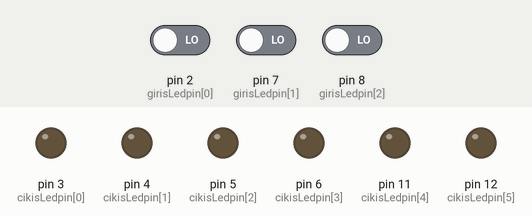
This sketch was run on a simulated Arduino Uno, built with avr-gcc and run on an emulated ATmega328P. On the bench: output pins drawn as LEDs (lit = HIGH). Inputs (shaded band) come from the test bench; at power-on: pin 2 (girisLedpin[0]) LOW, pin 7 (girisLedpin[1]) LOW, pin 8 (girisLedpin[2]) LOW. Random numbers use the default seed unless the sketch sets one.

Above: at 1.2 s.
1.3 s: pin 2 (girisLedpin[0]) driven HIGH
At 2.5 s:
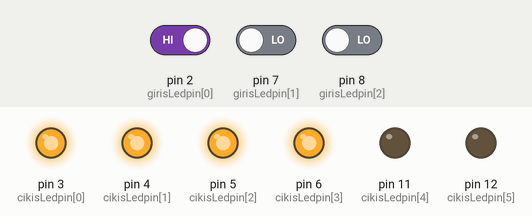
At 8.3 s:
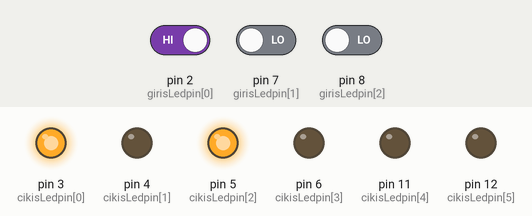
Timing chart, 0 to 36.8 s (numbered marks = the images above; inputs shaded):
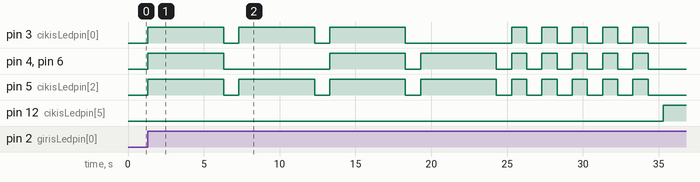

Measured:
- after the input at 1.3 s, pin 3 (cikisLedpin[0]): LOW → HIGH at once, → LOW 5.0 s later, → HIGH 1.0 s later, → LOW 5.0 s later, … (16 changes in this stretch); pin 4 (cikisLedpin[1]): goes HIGH 5.0 s, LOW 7.0 s, HIGH 5.0 s, LOW 1.0 s, HIGH 5.0 s, 5 × (LOW 1.0 s, HIGH 1.0 s), then LOW, starting at once

The sketch:

Proje1_SAKIRVURAL.ino
```cpp
//değişkenlerimi belirlediğim yer
int dizi[4],farkdizi[4],tabandizi[4][4],
    girisLedpin[5]={2,7,8,9,10},cikisLedpin[6]={3,4,5,6,11,12},
    sayac=0,
    taban=0,
    MaxSayi=0,
    MinSayi=0,
    fark=0;

void rasgeleSayi()//rasgele sayi üretme yeri
{
  for(int x=0;x<4;x++)
  {
  dizi[x]=random(1,16);
  }

}

void taban2lik()//taban çevirme  işlevi 4 tane  rasgele sayi için
{
  for(int i=0;i<4;i++)
    {
    sayac=0;
    taban=dizi[i];
    while(taban>=1)
        {
        tabandizi[i][sayac]=taban%2;//2boyutlu dizimizin içine attık
        taban=taban/2;
        sayac++;
        }
    }
}

void ledYak()//ledlerimizi yaktık
{
    for(int i=0;i<4;i++)
      {
         for(int j=0;j<4;j++)
              {
           digitalWrite(j+3,tabandizi[i][j]);//3.ledden başla 6. ledde dahil olmak üzere yak
              }
           delay(5000);
           digitalWrite(3,LOW);
           digitalWrite(4,LOW);
           digitalWrite(5,LOW);
           digitalWrite(6,LOW);
           delay(1000);
      }
}

void Farki()//max ve min sayi bulup bunun farkını 2lik tabana çevirme
{
  MaxSayi=max(dizi[0],dizi[1]);
  MaxSayi=max(MaxSayi,dizi[2]);
  MaxSayi=max(MaxSayi,dizi[3]);

  MinSayi=min(dizi[0],dizi[1]);
  MinSayi=min(MinSayi,dizi[2]);
  MinSayi=min(MinSayi,dizi[3]);

  fark=MaxSayi-MinSayi;
  int s=0;
  while(fark>=1)
      {
      farkdizi[s]=fark%2;
      fark=fark/2;
      s++;
      }

}

void yakSondur()//tüm ledleri 1'er saniye aralıkla yakıp söndürme 10 sn boyunca
{
  int toggle=1;
  for(int i=0;i<10;i++)
  {
    if(toggle)//yaksın
    {
      for(int j=0;j<4;j++)
       {
      digitalWrite(cikisLedpin[j],HIGH);
       }
    delay(1000);
    toggle=0;
    }
    else//söndürsün
    {
      for(int j=0;j<4;j++)
       {
      digitalWrite(cikisLedpin[j],LOW);
       }
    delay(1000);
    toggle=1;
    }
  }

}
void Kontrol()//kullanıcığın girdiği 2lik taban doğruysa yeşil yak yanlışsa eğer kırmızı ledi yak
{
   if(digitalRead(7)==farkdizi[0] &&  digitalRead(8)==farkdizi[1] &&  digitalRead(9)==farkdizi[2] &&  digitalRead(10)==farkdizi[3])
        {
          digitalWrite(11,HIGH);
          delay(2000);
        }
        else
        {
          digitalWrite(12,HIGH);
          delay(2000);
        }
  digitalWrite(11,LOW);
  digitalWrite(12,LOW);

}

void setup()
{
 //GİRİŞ PİNLERİ
 for(int i=0;i<5;i++)
 {
  pinMode(girisLedpin[i],INPUT);
 }

 //ÇIKIŞ PİNLERİ
 for(int j=0;j<6;j++)
 {
 pinMode(cikisLedpin[j],OUTPUT);
 }


  randomSeed(analogRead(0));//RASGELE SAYI SIFIRLA
}

void loop(){

  if(digitalRead(2)==HIGH)//BAŞLAT BUTON BASILINCA
  {

  rasgeleSayi();//rasgele sayi üret

  taban2lik();//rasgele sayiyi 2lik taban çevir

  ledYak(); //2lik tabanları ledlerle göster

  Farki();//Max ve Min bulup farkını alıp 2lik tabana çevirme

  yakSondur();//1 er saniye aralıkla tüm ledleri yakıp söndürme

  Kontrol();//Kullanıcı giriş kontrol ettik

  }
}
```
